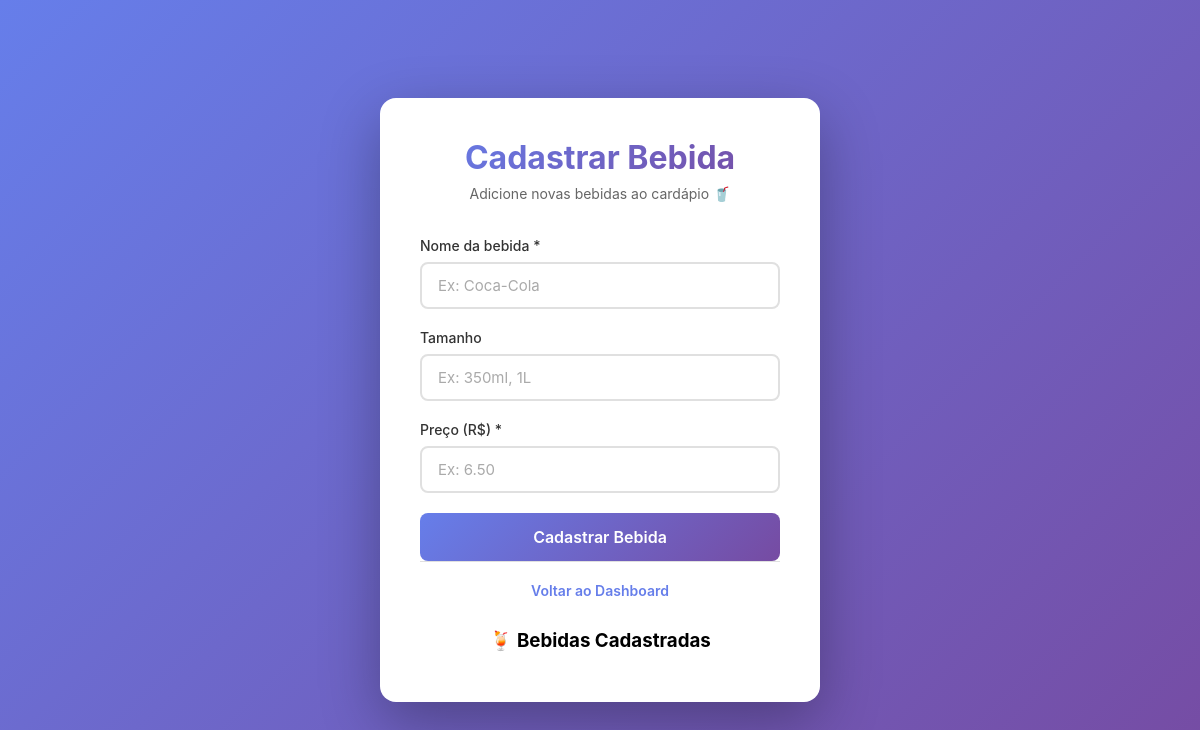
Page /cadastrar_bebida.php (signed in) on the earlier database version.
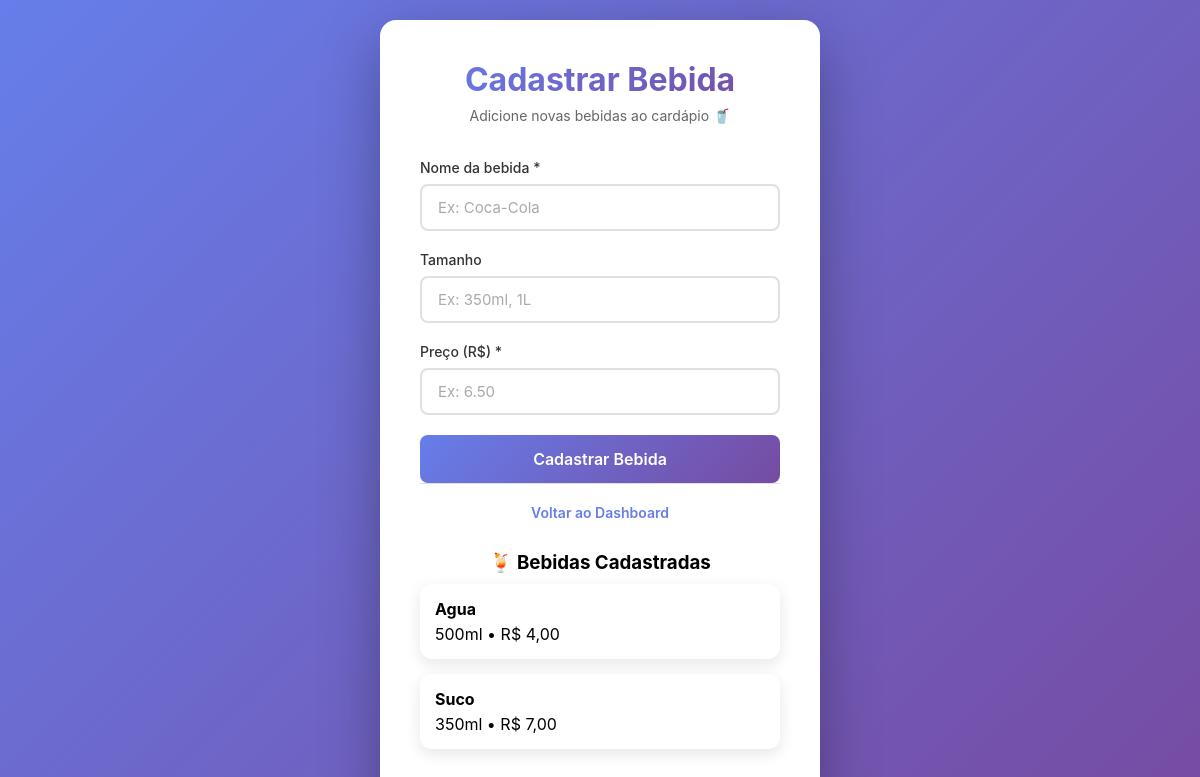
Same page on the later database version.
### tables this page shows
CREATE TABLE produtos (
            id INTEGER PRIMARY KEY AUTOINCREMENT,
            nome TEXT NOT NULL,
            descricao TEXT,
            preco REAL DEFAULT 0.0,
            categoria TEXT DEFAULT 'prato',
            criado_em DATETIME DEFAULT (datetime('now'))
        );

### database.php (called while the page is built, shortened)
<?php
class Database
{
    private static $instance = null;
    private $pdo;
    private function __construct()
    {
        try {
            $dbPath = __DIR__ . '/database.sqlite';
            $this->pdo = new PDO('sqlite:' . $dbPath);
            $this->pdo->setAttribute(PDO::ATTR_ERRMODE, PDO::ERRMODE_EXCEPTION);
            $this->pdo->setAttribute(PDO::ATTR_DEFAULT_FETCH_MODE, PDO::FETCH_ASSOC);
        } catch (PDOException $e) {
            die('Erro de conexão com o banco SQLite: ' . $e->getMessage());
        }
    }
    public static function getInstance()
    {
        if (self::$instance === null) {
            self::$instance = new self();
        }
        return self::$instance;
    }
    public function read($table, $conditions = [], $limit = null, $offset = null)
    {
        try {
            if (!$this->tableExists($table)) {
                throw new Exception("Tabela $table não existe!");
            }
            $sql = "SELECT * FROM $table";
            $params = [];
            if (!empty($conditions)) {
                $where = [];
                foreach ($conditions as $field => $value) {
                    $where[] = "$field = ?";
                    $params[] = $value;
                }
                $sql .= ' WHERE ' . implode(' AND ', $where);
            }
            $stmt = $this->pdo->prepare($sql);
            $stmt->execute($params);
            $data = $stmt->fetchAll();
            return ['success' => true, 'data' => $data, 'count' => count($data)];
        } catch (Exception $e) {
            return ['success' => false, 'message' => $e->getMessage()];
        }
    }
    private function tableExists($table)
    {
        $stmt = $this->pdo->prepare("SELECT name FROM sqlite_master WHERE type='table' AND name=?");
        $stmt->execute([$table]);
        return $stmt->fetch() !== false;
    }
    private function createTables()
    {
        $this->pdo->exec("CREATE TABLE IF NOT EXISTS users (
            id INTEGER PRIMARY KEY AUTOINCREMENT,
            nome TEXT,
            email TEXT UNIQUE,
            senha TEXT NOT NULL,
            tipo_usuario TEXT DEFAULT 'comum'
        )");
        $this->pdo->exec("CREATE TABLE IF NOT EXISTS produtos (
            id INTEGER PRIMARY KEY AUTOINCREMENT,
            nome TEXT NOT NULL,
            descricao TEXT,
            preco REAL DEFAULT 0.0,
            categoria TEXT DEFAULT 'prato',
            criado_em DATETIME DEFAULT (datetime('now'))
        )");
        $this->pdo->exec("CREATE TABLE IF NOT EXISTS pedidos (
            id INTEGER PRIMARY KEY AUTOINCREMENT,
            user_id INTEGER NOT NULL,
            total REAL DEFAULT 0.0,
            status TEXT DEFAULT 'pendente',
            criado_em DATETIME DEFAULT (datetime('now')),
            FOREIGN KEY(user_id) REFERENCES users(id)
        )");
        $this->pdo->exec("CREATE TABLE IF NOT EXISTS pedido_items (
            id INTEGER PRIMARY KEY AUTOINCREMENT,
            pedido_id INTEGER NOT NULL,
            produto_id INTEGER NOT NULL,
            quantidade INTEGER DEFAULT 1,
            preco_unitario REAL DEFAULT 0.0,
            FOREIGN KEY(pedido_id) REFERENCES pedidos(id),
            FOREIGN KEY(produto_id) REFERENCES produtos(id)
        )");
    }
}
?>

### produtos.php (called while the page is built, shortened)
<?php
require_once __DIR__ . '/database.php';
function listProducts($categoria = null) {
    $db = Database::getInstance();
    $conds = [];
    if ($categoria !== null) $conds['categoria'] = $categoria;
    return $db->read('produtos', $conds);
}
?>

### cadastrar_bebida.php (the view, shortened to what the changed rows need)
<?php
require_once __DIR__ . '/produtos.php';
$listRes = listProducts('bebida');
$bebidas = [];
if ($listRes['success'])
    $bebidas = $listRes['data'];
?>
<!DOCTYPE html>
<html lang="pt-br">
<head>
    <link rel="stylesheet" href="styles.css">
</head>
<body>
    <div class="login-container">
        <div class="login-card">
            <div class="login-header">
                <h1 class="brand">Cadastrar Bebida</h1>
            </div>
            <div class="bebidas-lista">
                <?php foreach ($bebidas as $b): ?>
                    <div class="bebida-card">
                        <div class="bebida-info">
                            <h4><?= htmlspecialchars($b['nome'] ?? 'Sem nome'); ?></h4>
                            <p><?= htmlspecialchars($b['descricao'] ?? $b['tamanho'] ?? ''); ?> • R$
                                <?= number_format($b['preco'] ?? 0, 2, ',', '.'); ?>
                            </p>
                        </div>
                    </div>
                <?php endforeach; ?>
            </div>
        </div>
    </div>
</body>
</html>

Differences in the rows shown:
added produtos: nome "Agua", descricao "500ml", preco "4,00"
added produtos: nome "Suco", descricao "350ml", preco "7,00"
